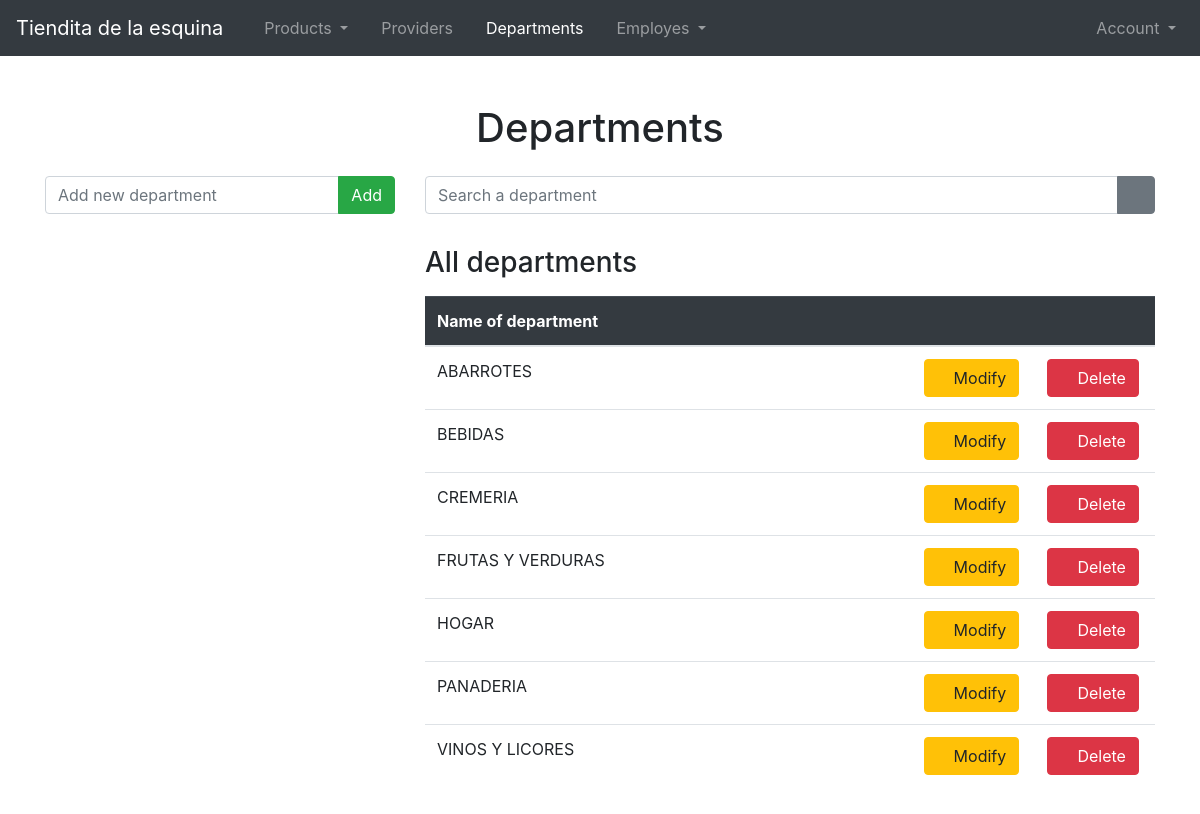
Screenshot of /departments/ with the database file from the repository.
### Departments/models.py (models this page shows)
class Department( models.Model ):
    department_name = models.CharField(max_length = 100, blank = False)
    def __str__(self):
        return self.department_name

### Departments/views.py (the view)
# urls.py: path('departments/', views.departments_view, name = 'showdeppartmentspage'),
def departments_view( request ):
    form = AddDepartmentForm( request.POST or None )
    departments = Department.objects.all().order_by('department_name')
    if request.method == 'POST' and form.is_valid():
        form.save()
        return redirect('Departments:showdeppartmentspage')
    return render( request, 'departments.html',{
        'titleOfPage': 'Departments',
        'nameOfApplication': NAME_OF_PROJECT,
        'camp': form,
        'departments': departments,
    } )

### Departments/forms.py
class AddDepartmentForm( ModelForm ):
    class Meta:
        model = Department
        fields = [
            'department_name'
        ]
    def __init__(self, *args, **kwargs):
        super().__init__(*args, **kwargs)
        self.fields['department_name'].widget.attrs.update({
            'class': 'form-control',
            'placeholder': 'Add new department',
            'onkeyup': 'this.value = this.value.toUpperCase();'
        })

### project.py (called while the page is built)
def NAME_OF_PROJECT():
    return 'Tiendita de la esquina'

### Departments/templates/departments.html (shortened to what this page needs)
{% extends 'shared/body.html' %}
{% block content %}
    <div class="col-12 mb-3">
        <center>
            <h1>Departments</h1>
        </center>
    </div>
    <div class="col-12 col-sm-12 col-md-5 col-lg-4 col-xl-4 ">
        <form method="POST">
            <div class="input-group mb-3">
                {{ camp.department_name }}
                <div class="input-group-append">
                    <button type="submit" class="btn btn-success">Add</button>
                </div>
            </div>
        </form>
    </div>
    <div class="col-12 col-sm-12 col-md-7 col-lg-8 col-xl-8 mt-4 mt-sm-4 mt-md-0 mt-lg-0 mt-xl-0">
        <div class="row">
            <div class="col-12">
                <div class="input-group mb-3">
                    <input type="text" class="form-control" placeholder="Search a department">
                    <div class="input-group-append">
                        <button type="button" class="btn btn-secondary">
                            <i class="bi bi-search"></i>
                        </button>
                    </div>
                </div>
            </div>
        </div>
        <div class="row">
            <div class="col-12 mt-3">
                <h3>All departments</h3>
            </div>
        </div>
        <div class="row">
            <div class="col-12 mt-2">
                <div class="table-responsive">
                    <table class="table">
                        <thead class="table-dark">
                            <tr>
                                <th scope="col">Name of department</th>
                                <th scope="col"></th>
                                <th scope="col"></th>
                            </tr>
                        </thead>
                        <tbody>
                            {% for dep in departments %}
                                <tr class>
                                    <td class="col-8">{{ dep }}</td>
                                    <td>
                                        <button class="btn btn-warning">
                                            <i class="bi bi-pencil"></i>
                                            Modify
                                        </button>
                                    </td>
                                    <td>
                                        <button class="btn btn-danger">
                                            <i class="bi bi-trash"></i>
                                            Delete
                                        </button>
                                    </td>
                                </tr>
                            {% endfor %}
                        </tbody>
                    </table>
                </div>
            </div>
        </div>
    </div>
{% endblock %}

### rows the page displays
Department: department_name "ABARROTES"
Department: department_name "BEBIDAS"
Department: department_name "CREMERIA"
Department: department_name "FRUTAS Y VERDURAS"
Department: department_name "HOGAR"
Department: department_name "PANADERIA"
Department: department_name "VINOS Y LICORES"

### other values shown
{{ nameOfApplication }} "Tiendita de la esquina"
